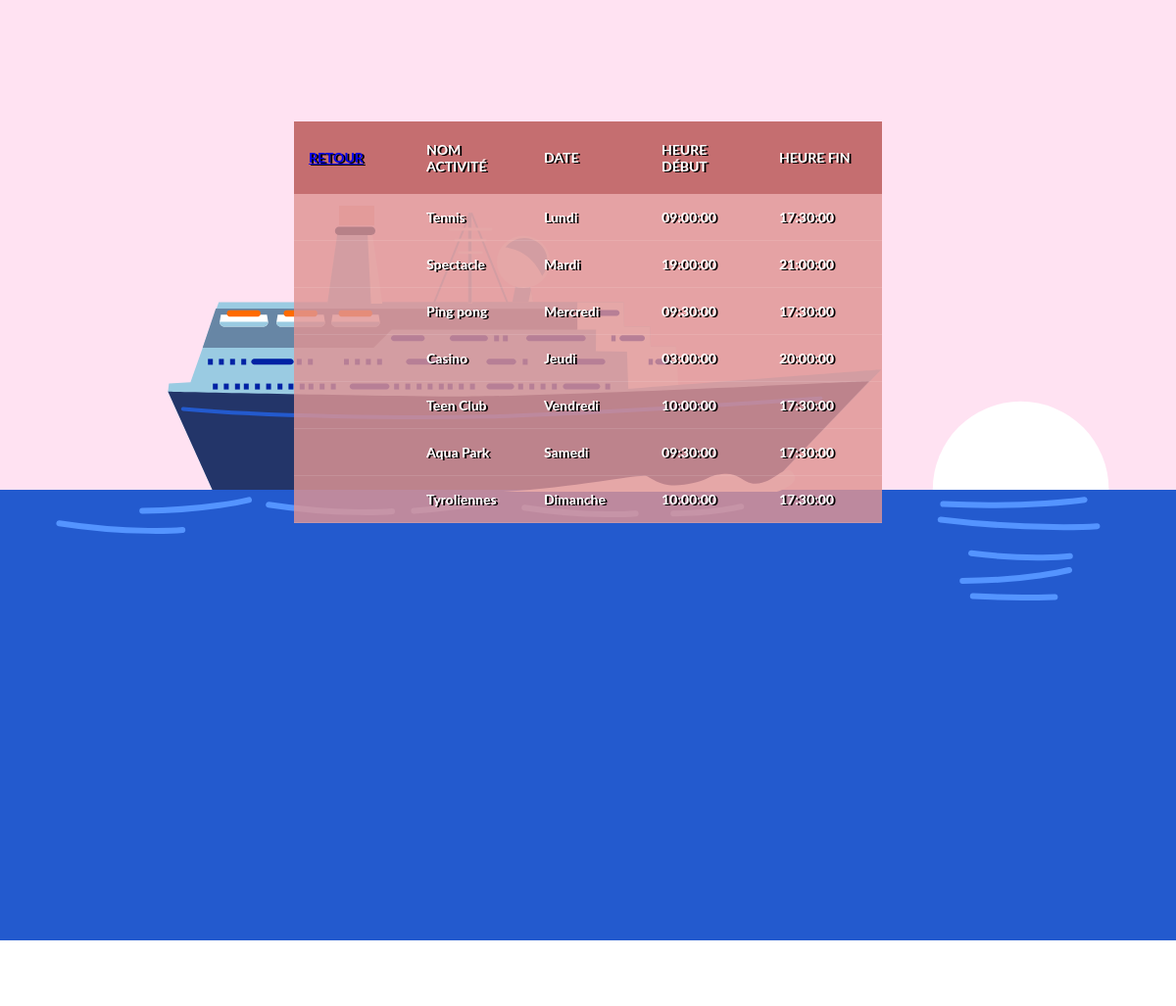
The page /PHP/html/Activites/activitesList.php on the database its author committed.
### tables this page shows
CREATE TABLE Activites(
	id_activite INTEGER not null,
	nom_activite VARCHAR(30) not null,
	jour_activite VARCHAR(10) CHECK (jour_activite = 'Lundi' or jour_activite = 'Mardi' or jour_activite = 'Mercredi' or jour_activite = 'Jeudi' or jour_activite = 'Vendredi' or jour_activite = 'Samedi' or jour_activite = 'Dimanche'), 
	h_debut_activite TIME not null,
	h_fin_activite TIME not null CHECK (h_fin_activite > h_debut_activite),


	CONSTRAINT pk_activite primary key (id_activite)

);

### PHP/html/Activites/activitesList.php (the view, shortened to what this page needs)
<?php
    $pdo = new PDO('sqlite:../database/Projet_Croisiere.db');
    $pdo->setAttribute(PDO::ATTR_ERRMODE, PDO::ERRMODE_EXCEPTION);
    $statement = $pdo->query("SELECT * FROM Activites");
?>
<!DOCTYPE html>
<html>
<head>
    <link rel="stylesheet" href="../../css/tables.css">
</head>
<body>
<div style="width:device-width; margin-top: -20%;">
</div>
    <div id="tables" >
        <h1>Activités</h1>
        <table cellpadding="0" cellspacing="0" border="0">
            <thead>
                <th><a href="http://localhost:1234/html/main.html">Retour</a>
                <th>Nom activité</th>
                <th>Date</th>
                <th>Heure début</th>
                <th>Heure fin</th>
            <?php
                while($rows = $statement->fetch(PDO::FETCH_ASSOC)){
            ?>
                    <tr>
                        <td></td>
                        <td><?php echo $rows['nom_activite'] ?></td>
                        <td><?php echo $rows['jour_activite'] ?></td>
                        <td><?php echo $rows['h_debut_activite'] ?></td>
                        <td><?php echo $rows['h_fin_activite'] ?></td>
                    </tr>
            <?php
                }
            ?>
            </thead>
        </table>
    </div>
</body>
</html>

### PHP/css/tables.css (style rules this page uses)
* { margin: 0; padding: 0; font-family: 'lato'; }
h1 { font-size: 30px; color: #fff; text-transform: uppercase; font-weight: 300; text-align: center; margin-bottom: 15px; }
table { width: 50%; table-layout: fixed; position: absolute; top: 10%; left: 25%; }
th { padding: 20px 15px; text-align: left; font-weight: 700; font-size: 14px; color: #fff; text-shadow: 2px 1px #000000; text-transform: uppercase; background-color:rgb(185 85 85 / 82%); }
td { padding: 15px; text-align: left; vertical-align: middle; font-weight: 700; font-size: 14px; color: #fff; text-shadow: 2px 1px #000000; border-bottom: solid 1px rgba(255,255,255,0.1); background-color: rgb(224 148 148 / 82%); }
.ship { background-color: #ffe2f2; }

### rows shown on the page
activites: nom_activite "Tennis", jour_activite "Lundi", h_debut_activite "09:00:00", h_fin_activite "17:30:00"
activites: nom_activite "Spectacle", jour_activite "Mardi", h_debut_activite "19:00:00", h_fin_activite "21:00:00"
activites: nom_activite "Ping pong", jour_activite "Mercredi", h_debut_activite "09:30:00", h_fin_activite "17:30:00"
activites: nom_activite "Casino", jour_activite "Jeudi", h_debut_activite "03:00:00", h_fin_activite "20:00:00"
activites: nom_activite "Teen Club", jour_activite "Vendredi", h_debut_activite "10:00:00", h_fin_activite "17:30:00"
activites: nom_activite "Aqua Park", jour_activite "Samedi", h_debut_activite "09:30:00", h_fin_activite "17:30:00"
activites: nom_activite "Tyroliennes", jour_activite "Dimanche", h_debut_activite "10:00:00", h_fin_activite "17:30:00"
